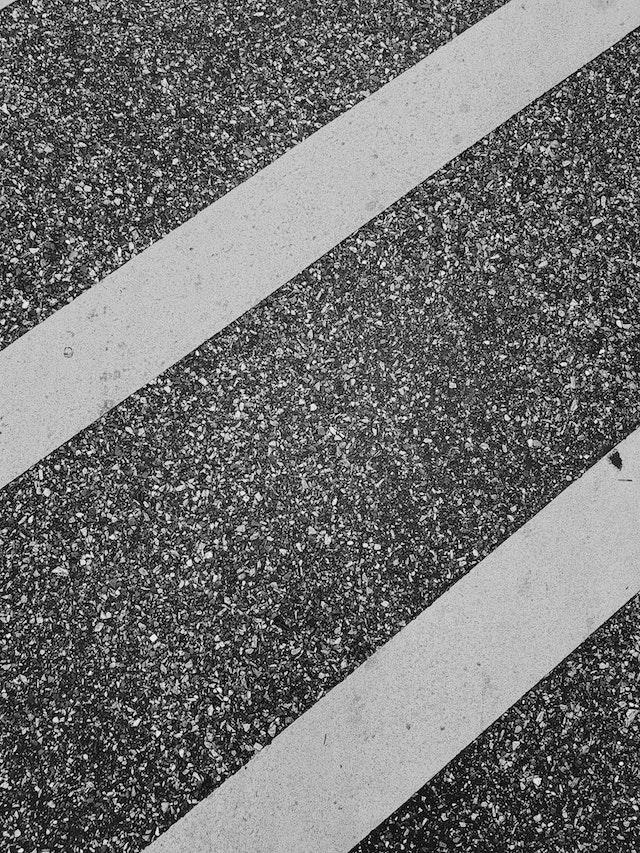
#> input picture Exercises/Week_4_Edges/4_1_edges_first_order/Python/Zebrastreifen.jpg, 640 x 853 px
$ python 4_1_Exercise.py
#> lines starting #> are read from the running program, lines starting #| are printed output that depends on the picture; after the words box and inside, x2 and y2 are one past the last pixel; in counts of white or black regions, pixels touching at a corner belong together
import matplotlib.pyplot as plt
import numpy as np
import scipy

plt.close("all")

image = plt.imread("Zebrastreifen.jpg")
#> image is the input picture: shape (853, 640); min 0, max 255, mean 113.5

image = (image - image.min()) / image.max()


# =============================================================================
# image pre-processing
# =============================================================================
def mean_filter(image, mask_shape=(3, 3)):

    mask = np.ones(shape=mask_shape)
    mask = mask / np.sum(mask)
    smoothed_image = scipy.signal.correlate2d(image, mask, mode="same")
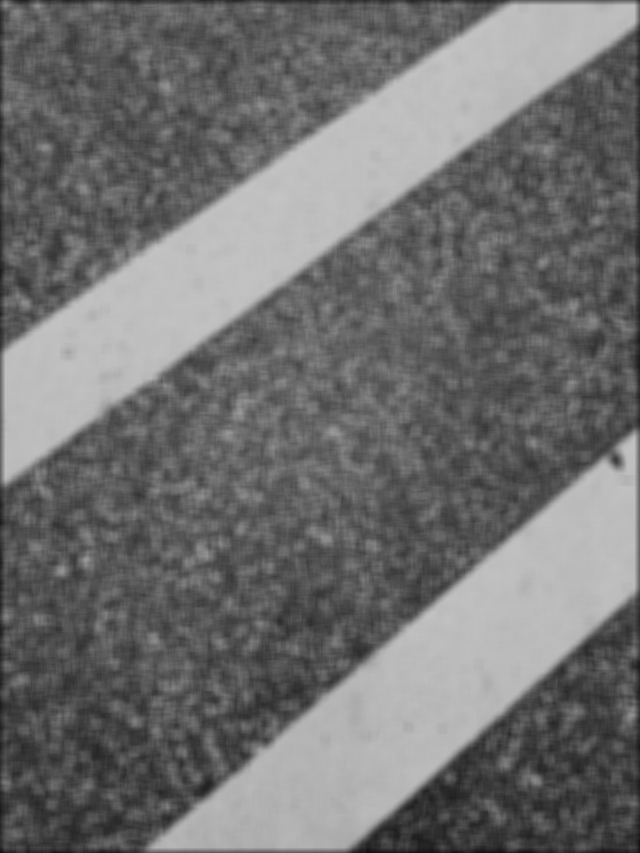
#> smoothed_image: shape (853, 640) float64; min 0.0634, max 0.771, mean 0.442

    return smoothed_image


def median_filter(image, filter_radius):

    smoothed_image = np.zeros(shape=image.shape)

    for row in range(filter_radius, image.shape[0] - filter_radius):
        for column in range(filter_radius, image.shape[1] - filter_radius):
            smoothed_image[row, column] = np.median(
                image[
                    row - filter_radius : row + filter_radius + 1,
                    column - filter_radius : column + filter_radius + 1,
                ]
            )

    return smoothed_image


image = mean_filter(image, mask_shape=[11, 11])
# image = median_filter(image, filter_radius = 5)
# =============================================================================
# Masken definieren
# =============================================================================
x_filter = np.array(
    [
        [-1, 0, 1],
        [-1, 0, 1],
        [-1, 0, 1],
    ]
)

y_filter = np.array(
    [
        [-1, -1, -1],
        [0, 0, 0],
        [1, 1, 1],
    ]
)

diagonal_filter = np.array(
    [
        [0, -1, -2, -3, 0],
        [-1, -2, -3, 0, 3],
        [-2, -3, 0, 3, 2],
        [-3, 0, 3, 2, 1],
        [0, 3, 2, 1, 0],
    ]
)

# =============================================================================
# Kanten detektieren
# =============================================================================
x_edges = scipy.signal.correlate2d(image, x_filter, mode="same")
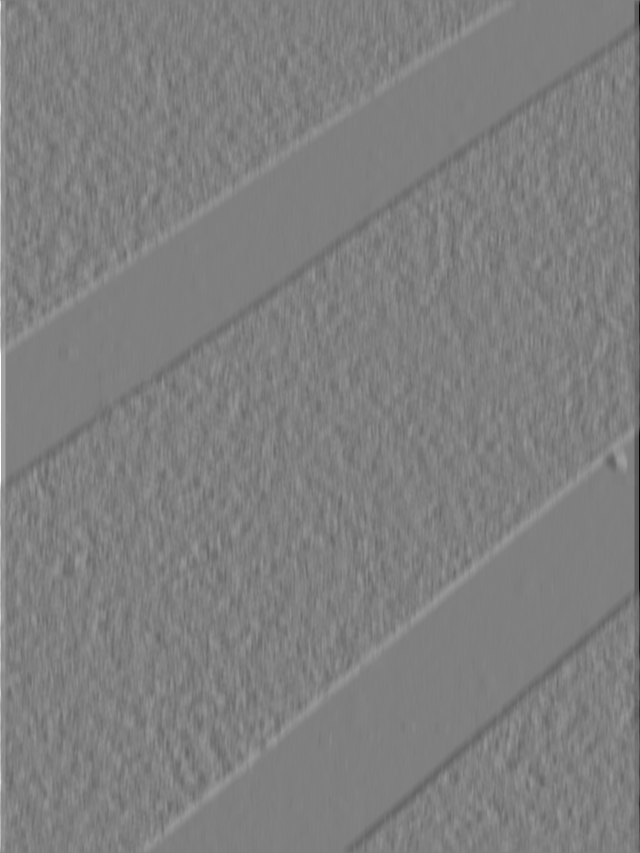
#> x_edges: shape (853, 640) float64; min -1.44, max 1.44, mean 1.24e-05; drawn with min black and max white
y_edges = scipy.signal.correlate2d(image, y_filter, mode="same")
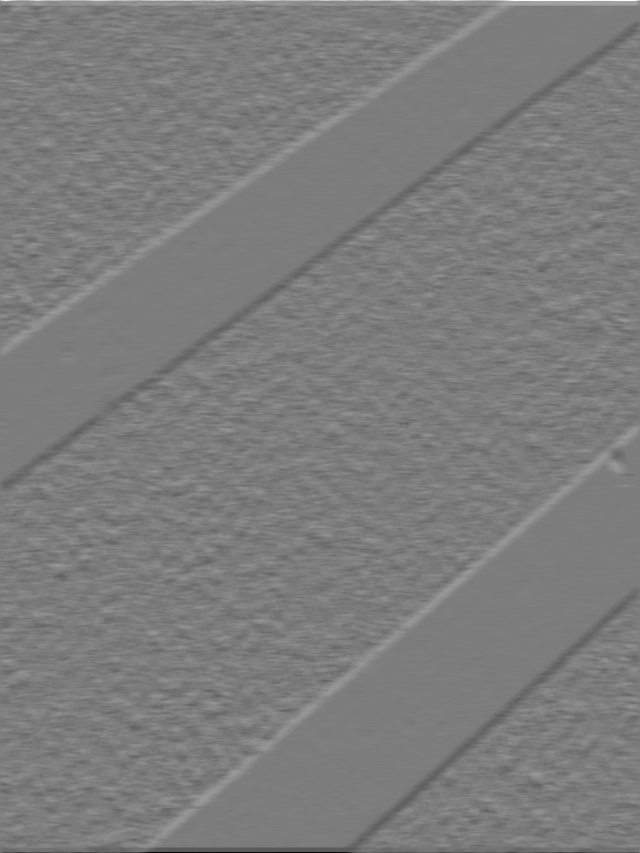
#> y_edges: shape (853, 640) float64; min -1.37, max 1.43, mean -0.000139; drawn with min black and max white

gm = np.sqrt(x_edges**2 + y_edges**2)
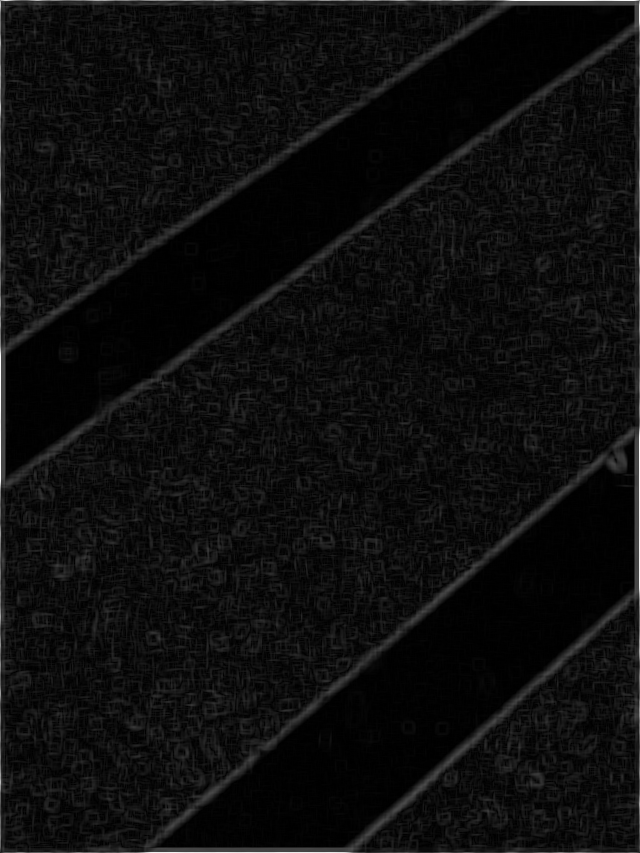
#> gm: shape (853, 640) float64; min 3.24e-05, max 1.44, mean 0.0796; drawn with min black and max white

diagonal_edges = scipy.signal.correlate2d(image, diagonal_filter, mode="same")
diagonal_edges = np.sqrt(diagonal_edges**2)
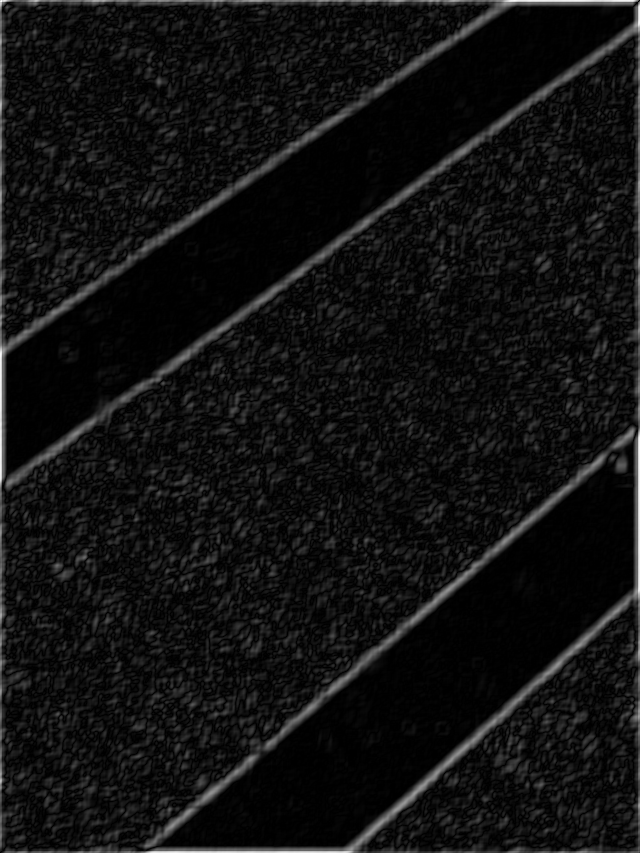
#> diagonal_edges: shape (853, 640) float64; min 0, max 4.92, mean 0.346; drawn with min black and max white

# =============================================================================
# binarization
# =============================================================================

gm_binary = gm > 0.2
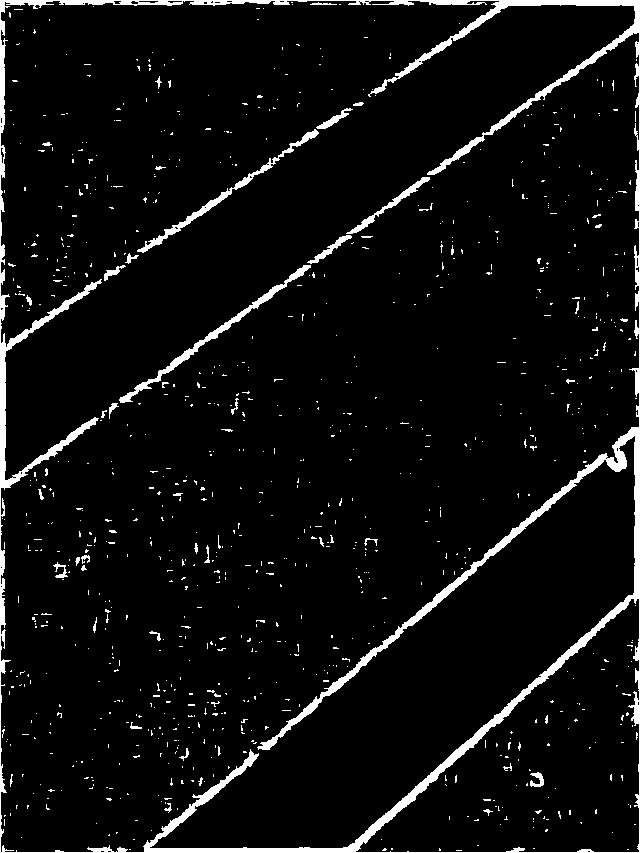
#> gm_binary: shape (853, 640) bool; 5.5% white; 912 white regions (866 under 20 px), largest, box (x1, y1, x2, y2) and area: (0, 0, 640, 853) 21195, (119, 265, 311, 403) 1352, (137, 129, 319, 253) 1158
diagonal_edges_binary = diagonal_edges > 1.2
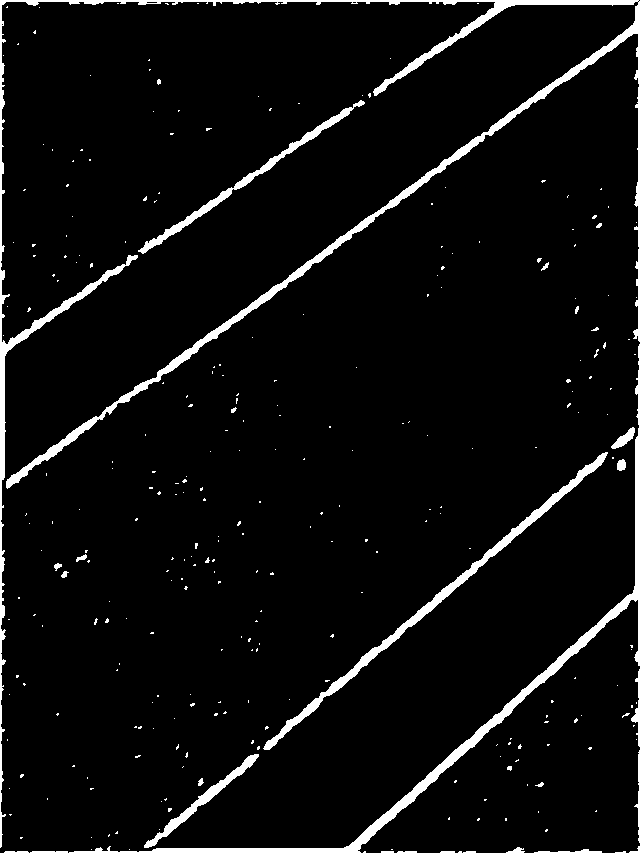
#> diagonal_edges_binary: shape (853, 640) bool; 5% white; 291 white regions (263 under 20 px), largest, box (x1, y1, x2, y2) and area: (0, 0, 640, 848) 12964, (69, 344, 640, 853) 5653, (263, 452, 608, 750) 3380

# =============================================================================
# Plotten
# =============================================================================
plt.figure()
plt.imshow(image, cmap="gray")
plt.title("original image")

plt.figure()
plt.imshow(gm, cmap="gray")
plt.title("gradient magnitude")

plt.figure()
plt.imshow(diagonal_edges, cmap="gray")
plt.title("Diagonal edges")

plt.figure()
plt.imshow(gm_binary, cmap="gray")
plt.title("Binary gradient magnitude edges")

plt.figure()
plt.imshow(diagonal_edges_binary, cmap="gray")
plt.title("Binary diagonal edges")

plt.show()
